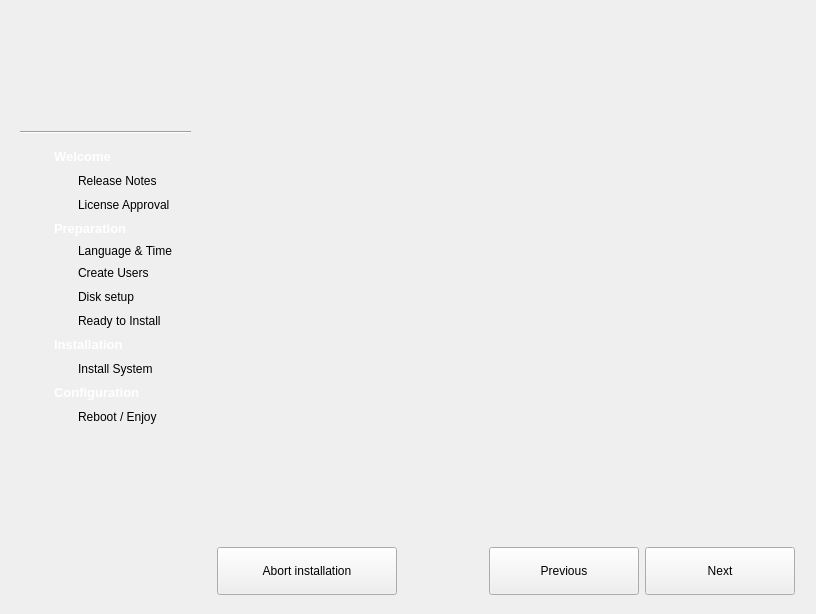
<?xml version="1.0" encoding="UTF-8"?>
<ui version="4.0">
 <class>Base</class>
 <widget class="QWidget" name="Base">
  <property name="geometry">
   <rect>
    <x>0</x>
    <y>0</y>
    <width>812</width>
    <height>612</height>
   </rect>
  </property>
  <property name="maximumSize">
   <size>
    <width>16777215</width>
    <height>16777215</height>
   </size>
  </property>
  <property name="windowTitle">
   <string>Tribe</string>
  </property>
  <property name="styleSheet">
   <string notr="true"/>
  </property>
  <layout class="QGridLayout" name="gridLayout_6">
   <item row="0" column="0">
    <widget class="QFrame" name="leftSidebar">
     <property name="sizePolicy">
      <sizepolicy hsizetype="Maximum" vsizetype="Preferred">
       <horstretch>200</horstretch>
       <verstretch>0</verstretch>
      </sizepolicy>
     </property>
     <property name="minimumSize">
      <size>
       <width>190</width>
       <height>0</height>
      </size>
     </property>
     <property name="styleSheet">
      <string notr="true"/>
     </property>
     <property name="frameShape">
      <enum>QFrame::NoFrame</enum>
     </property>
     <property name="frameShadow">
      <enum>QFrame::Plain</enum>
     </property>
     <property name="lineWidth">
      <number>0</number>
     </property>
     <layout class="QVBoxLayout" name="verticalLayout_2">
      <property name="rightMargin">
       <number>10</number>
      </property>
      <property name="bottomMargin">
       <number>0</number>
      </property>
      <item>
       <layout class="QHBoxLayout" name="horizontalLayout_3">
        <property name="topMargin">
         <number>15</number>
        </property>
        <property name="rightMargin">
         <number>0</number>
        </property>
        <property name="bottomMargin">
         <number>10</number>
        </property>
        <item>
         <spacer name="horizontalSpacer">
          <property name="orientation">
           <enum>Qt::Horizontal</enum>
          </property>
          <property name="sizeHint" stdset="0">
           <size>
            <width>40</width>
            <height>20</height>
           </size>
          </property>
         </spacer>
        </item>
        <item>
         <widget class="QLabel" name="topIcon">
          <property name="minimumSize">
           <size>
            <width>80</width>
            <height>80</height>
           </size>
          </property>
          <property name="maximumSize">
           <size>
            <width>80</width>
            <height>80</height>
           </size>
          </property>
          <property name="text">
           <string/>
          </property>
          <property name="pixmap">
           <pixmap resource="../tribe.qrc">:/Images/images/chakra-logo.png</pixmap>
          </property>
          <property name="scaledContents">
           <bool>true</bool>
          </property>
         </widget>
        </item>
        <item>
         <spacer name="horizontalSpacer_2">
          <property name="orientation">
           <enum>Qt::Horizontal</enum>
          </property>
          <property name="sizeHint" stdset="0">
           <size>
            <width>40</width>
            <height>20</height>
           </size>
          </property>
         </spacer>
        </item>
       </layout>
      </item>
      <item>
       <widget class="Line" name="line">
        <property name="orientation">
         <enum>Qt::Horizontal</enum>
        </property>
       </widget>
      </item>
      <item>
       <layout class="QGridLayout" name="gridLayout_2">
        <property name="leftMargin">
         <number>8</number>
        </property>
        <property name="topMargin">
         <number>8</number>
        </property>
        <property name="bottomMargin">
         <number>4</number>
        </property>
        <item row="0" column="0">
         <layout class="QGridLayout" name="gridLayout">
          <property name="leftMargin">
           <number>2</number>
          </property>
          <item row="0" column="0">
           <widget class="QLabel" name="welcomeIcon">
            <property name="minimumSize">
             <size>
              <width>18</width>
              <height>18</height>
             </size>
            </property>
            <property name="maximumSize">
             <size>
              <width>18</width>
              <height>18</height>
             </size>
            </property>
            <property name="text">
             <string/>
            </property>
           </widget>
          </item>
          <item row="0" column="1" colspan="2">
           <widget class="QLabel" name="label_2">
            <property name="text">
             <string>&lt;!DOCTYPE HTML PUBLIC &quot;-//W3C//DTD HTML 4.0//EN&quot; &quot;http://www.w3.org/TR/REC-html40/strict.dtd&quot;&gt;
&lt;html&gt;&lt;head&gt;&lt;meta name=&quot;qrichtext&quot; content=&quot;1&quot; /&gt;&lt;style type=&quot;text/css&quot;&gt;
p, li { white-space: pre-wrap; }
&lt;/style&gt;&lt;/head&gt;&lt;body style=&quot; font-family:'Sans Serif'; font-size:10pt; font-weight:400; font-style:normal;&quot;&gt;
&lt;p style=&quot; margin-top:0px; margin-bottom:0px; margin-left:0px; margin-right:0px; -qt-block-indent:0; text-indent:0px;&quot;&gt;&lt;span style=&quot; font-weight:600; color:#ffffff;&quot;&gt;Welcome&lt;/span&gt;&lt;/p&gt;&lt;/body&gt;&lt;/html&gt;</string>
            </property>
           </widget>
          </item>
          <item row="1" column="1">
           <widget class="QLabel" name="releaseIcon">
            <property name="minimumSize">
             <size>
              <width>18</width>
              <height>18</height>
             </size>
            </property>
            <property name="maximumSize">
             <size>
              <width>18</width>
              <height>18</height>
             </size>
            </property>
            <property name="text">
             <string/>
            </property>
           </widget>
          </item>
          <item row="1" column="2">
           <widget class="QLabel" name="label_3">
            <property name="text">
             <string>Release Notes</string>
            </property>
           </widget>
          </item>
          <item row="2" column="1">
           <widget class="QLabel" name="licenseIcon">
            <property name="minimumSize">
             <size>
              <width>18</width>
              <height>18</height>
             </size>
            </property>
            <property name="maximumSize">
             <size>
              <width>18</width>
              <height>18</height>
             </size>
            </property>
            <property name="text">
             <string/>
            </property>
           </widget>
          </item>
          <item row="2" column="2">
           <widget class="QLabel" name="licenseLabel">
            <property name="text">
             <string>License Approval</string>
            </property>
           </widget>
          </item>
         </layout>
        </item>
        <item row="1" column="0">
         <layout class="QGridLayout" name="gridLayout_8">
          <property name="leftMargin">
           <number>2</number>
          </property>
          <item row="0" column="0">
           <widget class="QLabel" name="preparationIcon">
            <property name="minimumSize">
             <size>
              <width>18</width>
              <height>18</height>
             </size>
            </property>
            <property name="maximumSize">
             <size>
              <width>18</width>
              <height>18</height>
             </size>
            </property>
            <property name="text">
             <string/>
            </property>
           </widget>
          </item>
          <item row="6" column="2">
           <widget class="QLabel" name="label_21">
            <property name="text">
             <string>Ready to Install</string>
            </property>
           </widget>
          </item>
          <item row="6" column="1">
           <widget class="QLabel" name="readyInstallIcon">
            <property name="minimumSize">
             <size>
              <width>18</width>
              <height>18</height>
             </size>
            </property>
            <property name="maximumSize">
             <size>
              <width>18</width>
              <height>18</height>
             </size>
            </property>
            <property name="text">
             <string/>
            </property>
           </widget>
          </item>
          <item row="3" column="2">
           <widget class="QLabel" name="label_24">
            <property name="text">
             <string>Language &amp; Time</string>
            </property>
           </widget>
          </item>
          <item row="3" column="1">
           <widget class="QLabel" name="localeIcon">
            <property name="text">
             <string/>
            </property>
           </widget>
          </item>
          <item row="5" column="2">
           <widget class="QLabel" name="label_25">
            <property name="text">
             <string>Disk setup</string>
            </property>
           </widget>
          </item>
          <item row="5" column="1">
           <widget class="QLabel" name="partitioningIcon">
            <property name="minimumSize">
             <size>
              <width>18</width>
              <height>18</height>
             </size>
            </property>
            <property name="maximumSize">
             <size>
              <width>18</width>
              <height>18</height>
             </size>
            </property>
            <property name="text">
             <string/>
            </property>
           </widget>
          </item>
          <item row="0" column="1" colspan="2">
           <widget class="QLabel" name="label_26">
            <property name="text">
             <string>&lt;!DOCTYPE HTML PUBLIC &quot;-//W3C//DTD HTML 4.0//EN&quot; &quot;http://www.w3.org/TR/REC-html40/strict.dtd&quot;&gt;
&lt;html&gt;&lt;head&gt;&lt;meta name=&quot;qrichtext&quot; content=&quot;1&quot; /&gt;&lt;style type=&quot;text/css&quot;&gt;
p, li { white-space: pre-wrap; }
&lt;/style&gt;&lt;/head&gt;&lt;body style=&quot; font-family:'Sans Serif'; font-size:10pt; font-weight:400; font-style:normal;&quot;&gt;
&lt;p style=&quot; margin-top:0px; margin-bottom:0px; margin-left:0px; margin-right:0px; -qt-block-indent:0; text-indent:0px;&quot;&gt;&lt;span style=&quot; font-weight:600; color:#ffffff;&quot;&gt;Preparation&lt;/span&gt;&lt;/p&gt;&lt;/body&gt;&lt;/html&gt;</string>
            </property>
           </widget>
          </item>
          <item row="4" column="2">
           <widget class="QLabel" name="label_15">
            <property name="text">
             <string>Create Users</string>
            </property>
           </widget>
          </item>
          <item row="4" column="1">
           <widget class="QLabel" name="createuserIcon">
            <property name="minimumSize">
             <size>
              <width>18</width>
              <height>18</height>
             </size>
            </property>
            <property name="maximumSize">
             <size>
              <width>18</width>
              <height>18</height>
             </size>
            </property>
            <property name="text">
             <string/>
            </property>
           </widget>
          </item>
         </layout>
        </item>
        <item row="2" column="0">
         <layout class="QGridLayout" name="gridLayout_4">
          <property name="leftMargin">
           <number>2</number>
          </property>
          <item row="0" column="0">
           <widget class="QLabel" name="installationIcon">
            <property name="minimumSize">
             <size>
              <width>18</width>
              <height>18</height>
             </size>
            </property>
            <property name="maximumSize">
             <size>
              <width>18</width>
              <height>18</height>
             </size>
            </property>
            <property name="text">
             <string/>
            </property>
           </widget>
          </item>
          <item row="0" column="1" colspan="2">
           <widget class="QLabel" name="label_11">
            <property name="text">
             <string>&lt;!DOCTYPE HTML PUBLIC &quot;-//W3C//DTD HTML 4.0//EN&quot; &quot;http://www.w3.org/TR/REC-html40/strict.dtd&quot;&gt;
&lt;html&gt;&lt;head&gt;&lt;meta name=&quot;qrichtext&quot; content=&quot;1&quot; /&gt;&lt;style type=&quot;text/css&quot;&gt;
p, li { white-space: pre-wrap; }
&lt;/style&gt;&lt;/head&gt;&lt;body style=&quot; font-family:'Sans Serif'; font-size:10pt; font-weight:400; font-style:normal;&quot;&gt;
&lt;p style=&quot; margin-top:0px; margin-bottom:0px; margin-left:0px; margin-right:0px; -qt-block-indent:0; text-indent:0px;&quot;&gt;&lt;span style=&quot; font-weight:600; color:#ffffff;&quot;&gt;Installation&lt;/span&gt;&lt;/p&gt;&lt;/body&gt;&lt;/html&gt;</string>
            </property>
           </widget>
          </item>
          <item row="1" column="1">
           <widget class="QLabel" name="installSystemIcon">
            <property name="minimumSize">
             <size>
              <width>18</width>
              <height>18</height>
             </size>
            </property>
            <property name="maximumSize">
             <size>
              <width>18</width>
              <height>18</height>
             </size>
            </property>
            <property name="text">
             <string/>
            </property>
           </widget>
          </item>
          <item row="1" column="2">
           <widget class="QLabel" name="label_13">
            <property name="text">
             <string>Install System</string>
            </property>
           </widget>
          </item>
         </layout>
        </item>
        <item row="3" column="0">
         <layout class="QGridLayout" name="gridLayout_5">
          <property name="leftMargin">
           <number>2</number>
          </property>
          <item row="0" column="0">
           <widget class="QLabel" name="configurationIcon">
            <property name="minimumSize">
             <size>
              <width>18</width>
              <height>18</height>
             </size>
            </property>
            <property name="maximumSize">
             <size>
              <width>18</width>
              <height>18</height>
             </size>
            </property>
            <property name="text">
             <string/>
            </property>
           </widget>
          </item>
          <item row="0" column="1" colspan="2">
           <widget class="QLabel" name="label_14">
            <property name="text">
             <string>&lt;!DOCTYPE HTML PUBLIC &quot;-//W3C//DTD HTML 4.0//EN&quot; &quot;http://www.w3.org/TR/REC-html40/strict.dtd&quot;&gt;
&lt;html&gt;&lt;head&gt;&lt;meta name=&quot;qrichtext&quot; content=&quot;1&quot; /&gt;&lt;style type=&quot;text/css&quot;&gt;
p, li { white-space: pre-wrap; }
&lt;/style&gt;&lt;/head&gt;&lt;body style=&quot; font-family:'Sans Serif'; font-size:10pt; font-weight:400; font-style:normal;&quot;&gt;
&lt;p style=&quot; margin-top:0px; margin-bottom:0px; margin-left:0px; margin-right:0px; -qt-block-indent:0; text-indent:0px;&quot;&gt;&lt;span style=&quot; font-weight:600; color:#ffffff;&quot;&gt;Configuration&lt;/span&gt;&lt;/p&gt;&lt;/body&gt;&lt;/html&gt;</string>
            </property>
           </widget>
          </item>
          <item row="3" column="2">
           <widget class="QLabel" name="label_16">
            <property name="text">
             <string>Reboot / Enjoy</string>
            </property>
           </widget>
          </item>
          <item row="3" column="1">
           <widget class="QLabel" name="doneIcon">
            <property name="minimumSize">
             <size>
              <width>18</width>
              <height>18</height>
             </size>
            </property>
            <property name="maximumSize">
             <size>
              <width>18</width>
              <height>18</height>
             </size>
            </property>
            <property name="text">
             <string/>
            </property>
           </widget>
          </item>
         </layout>
        </item>
        <item row="4" column="0">
         <spacer name="verticalSpacer">
          <property name="orientation">
           <enum>Qt::Vertical</enum>
          </property>
          <property name="sizeHint" stdset="0">
           <size>
            <width>20</width>
            <height>40</height>
           </size>
          </property>
         </spacer>
        </item>
        <item row="5" column="0">
         <widget class="QLabel" name="buildSignatureLabel">
          <property name="text">
           <string/>
          </property>
          <property name="alignment">
           <set>Qt::AlignCenter</set>
          </property>
         </widget>
        </item>
        <item row="0" column="1">
         <spacer name="horizontalSpacer_4">
          <property name="orientation">
           <enum>Qt::Horizontal</enum>
          </property>
          <property name="sizeType">
           <enum>QSizePolicy::Fixed</enum>
          </property>
          <property name="sizeHint" stdset="0">
           <size>
            <width>5</width>
            <height>20</height>
           </size>
          </property>
         </spacer>
        </item>
       </layout>
      </item>
     </layout>
    </widget>
   </item>
   <item row="0" column="1">
    <layout class="QVBoxLayout" name="verticalLayout_3">
     <property name="leftMargin">
      <number>10</number>
     </property>
     <property name="topMargin">
      <number>10</number>
     </property>
     <property name="rightMargin">
      <number>10</number>
     </property>
     <property name="bottomMargin">
      <number>0</number>
     </property>
     <item>
      <widget class="QStackedWidget" name="stackedWidget">
       <property name="enabled">
        <bool>true</bool>
       </property>
       <property name="minimumSize">
        <size>
         <width>578</width>
         <height>520</height>
        </size>
       </property>
       <property name="maximumSize">
        <size>
         <width>16777215</width>
         <height>16777215</height>
        </size>
       </property>
       <widget class="QWidget" name="page_2"/>
      </widget>
     </item>
     <item>
      <layout class="QHBoxLayout" name="horizontalLayout">
       <property name="bottomMargin">
        <number>8</number>
       </property>
       <item>
        <widget class="QPushButton" name="abortButton">
         <property name="sizePolicy">
          <sizepolicy hsizetype="Minimum" vsizetype="Minimum">
           <horstretch>0</horstretch>
           <verstretch>0</verstretch>
          </sizepolicy>
         </property>
         <property name="minimumSize">
          <size>
           <width>180</width>
           <height>48</height>
          </size>
         </property>
         <property name="text">
          <string>Abort installation</string>
         </property>
        </widget>
       </item>
       <item>
        <spacer name="horizontalSpacer_3">
         <property name="orientation">
          <enum>Qt::Horizontal</enum>
         </property>
         <property name="sizeHint" stdset="0">
          <size>
           <width>40</width>
           <height>20</height>
          </size>
         </property>
        </spacer>
       </item>
       <item>
        <widget class="QPushButton" name="previousButton">
         <property name="sizePolicy">
          <sizepolicy hsizetype="Minimum" vsizetype="Minimum">
           <horstretch>0</horstretch>
           <verstretch>0</verstretch>
          </sizepolicy>
         </property>
         <property name="minimumSize">
          <size>
           <width>150</width>
           <height>48</height>
          </size>
         </property>
         <property name="text">
          <string comment="Previous Page">Previous</string>
         </property>
        </widget>
       </item>
       <item>
        <widget class="QPushButton" name="nextButton">
         <property name="sizePolicy">
          <sizepolicy hsizetype="Minimum" vsizetype="Minimum">
           <horstretch>0</horstretch>
           <verstretch>0</verstretch>
          </sizepolicy>
         </property>
         <property name="minimumSize">
          <size>
           <width>150</width>
           <height>48</height>
          </size>
         </property>
         <property name="text">
          <string comment="Next Page">Next</string>
         </property>
        </widget>
       </item>
      </layout>
     </item>
    </layout>
   </item>
  </layout>
 </widget>
 <resources>
  <include location="../tribe.qrc"/>
  <include location="../tribe.qrc"/>
 </resources>
 <connections/>
</ui>
